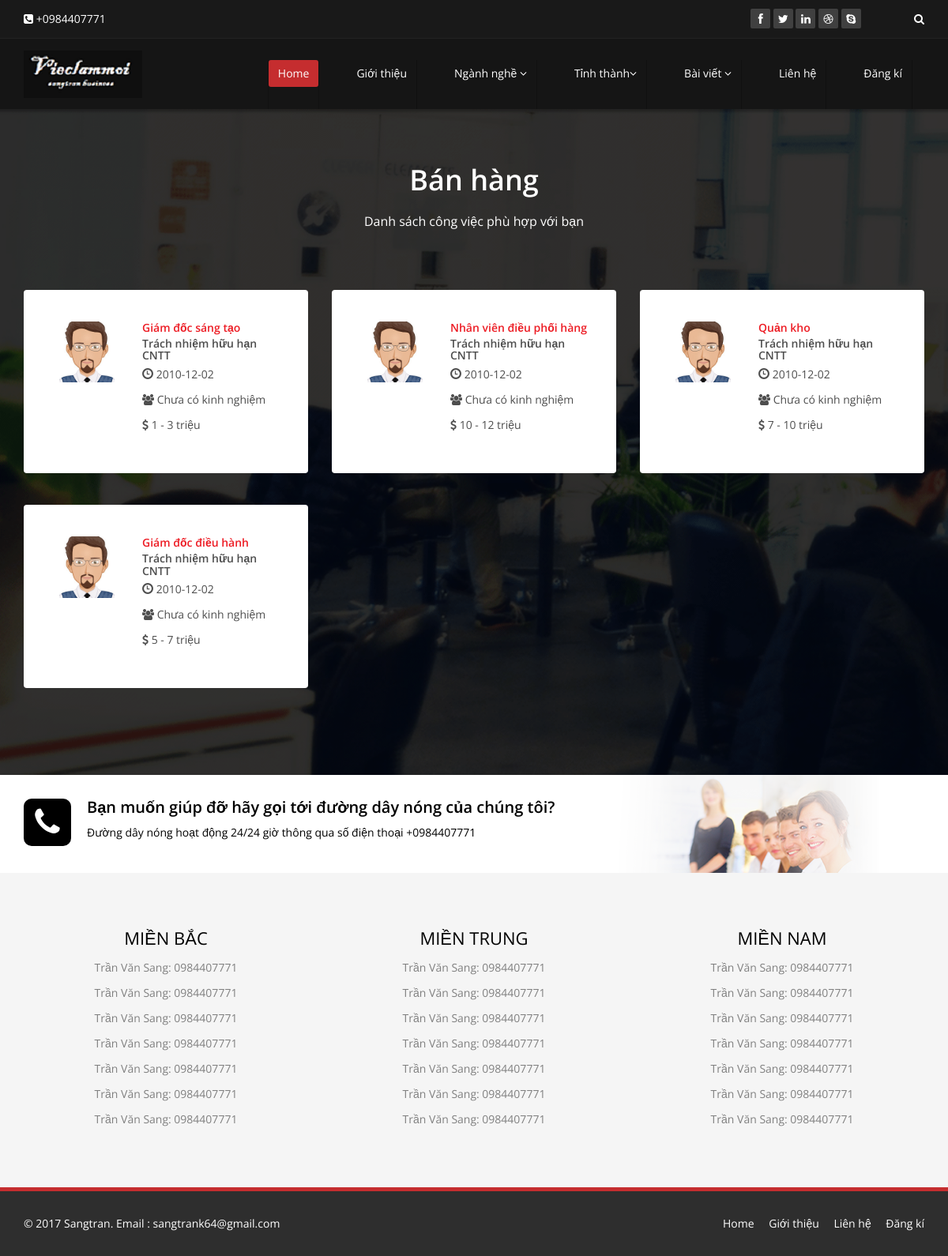
Screenshot of /doan_cntt/jop/nganh_nghe/1 with the database file from the repository.
### tables this page shows
CREATE TABLE IF NOT EXISTS `career` (
`id` int(11) NOT NULL,
  `sCareerName` varchar(100) DEFAULT NULL,
  `sUpdate` datetime DEFAULT NULL,
  `sIcon` varchar(100) DEFAULT NULL,
  `slug` char(100) DEFAULT NULL,
  `sConten` varchar(300) DEFAULT NULL
);

CREATE TABLE IF NOT EXISTS `employer_jobs` (
`id` int(11) NOT NULL,
  `iEmployerID` int(11) NOT NULL DEFAULT '0',
  `sJobTitle` varchar(255) DEFAULT NULL,
  `sJobCode` varchar(255) DEFAULT NULL,
  `iShowProfile` tinyint(1) DEFAULT '0',
  `sJobContent` text,
  `sRequireSkill` text,
  `sWorkPlace` varchar(200) DEFAULT NULL,
  `iCityID` int(11) DEFAULT '0',
  `iFormWorkID` int(11) DEFAULT NULL,
  `iCurrent` tinyint(1) DEFAULT '0',
  `iTemporaryProject` tinyint(1) DEFAULT '0',
  `iFreelance` tinyint(1) DEFAULT '0',
  `iFullTime` tinyint(1) DEFAULT '0',
  `iPartTime` tinyint(1) DEFAULT '0',
  `iInternship` tinyint(1) DEFAULT '0',
  `sSalaryUnit` varchar(30) DEFAULT '0',
  `iSalaryFrom` int(11) DEFAULT '0',
  `iDiplomaID` int(11) DEFAULT '0',
  `iSalaryTo` int(11) DEFAULT '0',
  `iSalaryTo2` int(11) DEFAULT '0',
  `sAddSalary` varchar(255) DEFAULT NULL,
  `iGender` tinyint(1) DEFAULT '0',
  `iFromAge` int(11) DEFAULT '0',
  `iWageID` int(11) DEFAULT '0',
  `iIndustryID` varchar(255) DEFAULT '0',
  `sCareerCategory` varchar(255) DEFAULT NULL,
  `iCareerID` int(11) DEFAULT NULL,
  `iEduLevel` tinyint(4) DEFAULT '0',
  `iProbationTimeID` int(11) DEFAULT NULL,
  `sWorkTime` varchar(255) DEFAULT NULL,
  `iExperienceID` tinyint(4) DEFAULT '0',
  `sTrainOpportunity` text,
  `sColleague` text,
  `sAboutRight` varchar(300) DEFAULT NULL,
  `sAnnualleave` text,
  `dLastedDate` date DEFAULT '0000-00-00',
  `iApplyOnline` tinyint(1) DEFAULT '0',
  `iReceivEmail` int(1) DEFAULT '0',
  `dDatePosted` datetime NOT NULL DEFAULT '0000-00-00 00:00:00',
  `dDateUpdated` datetime DEFAULT '0000-00-00 00:00:00',
  `iStatus` tinyint(1) DEFAULT '0',
  `iInComplete` tinyint(4) DEFAULT '1',
  `iHitView` int(11) DEFAULT '0',
  `sNumBer` int(11) DEFAULT NULL,
  `iNatureWorkID` int(11) DEFAULT NULL
);

CREATE TABLE IF NOT EXISTS `employer` (
`id` int(11) NOT NULL,
  `sEmail` varchar(255) NOT NULL DEFAULT '',
  `sPass` varchar(255) NOT NULL DEFAULT '',
  `sContactName` varchar(255) DEFAULT NULL,
  `sContactTitle` varchar(255) DEFAULT NULL,
  `sComName` varchar(255) DEFAULT NULL,
  `iComType` varchar(255) DEFAULT NULL,
  `sTaxID` varchar(255) DEFAULT NULL,
  `sAddress` varchar(255) DEFAULT NULL,
  `iCountryID` int(11) DEFAULT NULL,
  `iCityID` int(11) DEFAULT NULL,
  `sState` varchar(255) DEFAULT NULL,
  `iPostCode` varchar(10) DEFAULT NULL,
  `sTel` varchar(255) DEFAULT NULL,
  `sMobile` varchar(255) DEFAULT NULL,
  `sFax` varchar(255) DEFAULT NULL,
  `sWebsite` varchar(255) DEFAULT NULL,
  `iUnsubscribe` tinyint(1) DEFAULT '1',
  `dDatePosted` datetime NOT NULL DEFAULT '0000-00-00 00:00:00',
  `sLogo` varchar(255) DEFAULT NULL,
  `sThumbnail` varchar(255) DEFAULT NULL,
  `sAreaOperations` text,
  `dDate_Register` datetime DEFAULT '0000-00-00 00:00:00',
  `iScale` int(11) DEFAULT '0',
  `sBranche` text,
  `sProfile` text,
  `sMessage` text,
  `dDateStart` datetime DEFAULT '0000-00-00 00:00:00',
  `dDateExp` datetime DEFAULT '0000-00-00 00:00:00',
  `iStatus` tinyint(1) DEFAULT '0' COMMENT '0:lock; 1:active; 2:Vip',
  `iHitView` int(11) DEFAULT '0',
  `sContactEmail` varchar(100) DEFAULT NULL,
  `sUpdate` datetime DEFAULT NULL,
  `sLink_Upload` varchar(200) DEFAULT NULL
);

CREATE TABLE IF NOT EXISTS `experience` (
`id` int(11) NOT NULL,
  `sExperience_name` varchar(100) NOT NULL,
  `sNote` text,
  `sUpdate` datetime DEFAULT NULL
);

CREATE TABLE IF NOT EXISTS `wege` (
`id` int(11) NOT NULL,
  `sWage_name` varchar(100) NOT NULL,
  `sNote` text,
  `sUpdate` datetime DEFAULT NULL
);

### doan_cntt/application/controllers/Jop.php (called while the page is built, shortened)
<?php if (!defined('BASEPATH')) exit('No direct script access allowed');
class Jop extends MY_Controller
{
	function __construct(){
		$this->load->model('career_model');
		$this->load->model('trustworthy_model');
		$this->load->model('employer_model');
		$this->load->model('experience_model');
		$this->load->model('wege_model');
		$this->load->model('diploma_model');
		$this->load->model('city_model');
		$this->load->model('naturework_model');
		$this->load->model('job_model');
		$this->load->model('jobseeker_model');
		$this->load->model('scale_model');
		$this->load->model('wege_model');
		$this->load->model('formwork_model');
	}
	function nganh_nghe(){
		$id = $this->uri->rsegment('3');
		$info = $this->career_model->get_info($id);
		$this->data['info']=$info;
		$this->data['title']='Danh sách công việc phù hợp với bạn';
		$input = array();
		$input['where'] = array('iCareerID'=>$id,'iCurrent'=>1);
		$list = $this->trustworthy_model->get_list($input);
		$this->data['list'] = $list;
		foreach ($list as $value) {
			$info_company[] = $this->employer_model->get_info($value->iEmployerID);
		}
		$this->data['info_company'] = $info_company;
		foreach ($list as $value) {
			$info_exp[] = $this->experience_model->get_info($value->iExperienceID);
		}
		$this->data['info_exp'] = $info_exp;
		foreach ($list as $value) {
			$info_money[] = $this->wege_model->get_info($value->iWageID);
		}
		$this->data['info_money'] = $info_money;
		$this->data['template'] ='site/career/view';
		$this->load->view('site/main',$this->data);
	}
}

### doan_cntt/index.php (called while the page is built, shortened)
<?php
require_once BASEPATH.'core/CodeIgniter.php';

### doan_cntt/application/core/MY_Model.php (called while the page is built, shortened)
<?php if ( ! defined('BASEPATH')) exit('No direct script access allowed');
class MY_Model extends CI_Model {
	var $table = '';
	var $key = 'id';
	var $order = '';
	function get_info($id, $field = '')
	{
	 	$where = array();
	 	$where[$this->key] = $id;
	 	return $this->get_info_rule($where, $field);
	}
	function get_info_rule($where = array(), $field= '')
	{
		$this->db->where($where);
		$query = $this->db->get($this->table);
		if ($query->num_rows())
		{
			return $query->row();
		}
		return FALSE;
	}
	function get_list($input = array())
	{
		$query = $this->db->get($this->table);
		return $query->result();
	}
	protected function get_list_set_input($input = array())
	{
		if ((isset($input['where'])) && $input['where'])
		{
			$this->db->where($input['where']);
		}
		if (isset($input['order'][0]) && isset($input['order'][1]))
		{
			$this->db->order_by($input['order'][0], $input['order'][1]);
		}
		else
		{
			$order = ($this->order == '') ? array($this->table.'.'.$this->key, 'desc') : $this->order;
			$this->db->order_by($order[0], $order[1]);
		}
	}
}
?>

### doan_cntt/application/helpers/common_helper.php (called while the page is built, shortened)
<?php
function public_url($url = ''){
	return base_url('template'.$url);
}

### doan_cntt/application/views/site/career/view.php (the view, shortened to what this page needs)
<section id="services" class="service-item">
 <div class="container">
         <div class="center wow fadeInDown">
             <h2><?php echo $info->sCareerName; ?></h2>
             <p class="lead"><?php echo $title; ?></p>
         </div>
         <div class="row">
<?php if(!empty($list)){
	$i=0;
	foreach ($list as $value) {$i++;?>
	<div class="col-sm-6 col-md-4">
		<div class="media services-wrap wow fadeInDown">
			<div class="pull-left col-md-4 col-sm-4 col-xs-4 ">
			<a href="<?php echo base_url('/jop/cong_viec/'.$value->id); ?>">
				<?php if($info_company[$i-1]->sLogo==''){?>
					<img class="img-responsive" src="<?php echo public_url('/backend/assets/images/avatars/profile-pic.jpg'); ?>">
				<?php
				} else{?>
					<img class="img-responsive" src="<?php echo base_url('uploads/employer/'.$info_company[$i-1]->sLogo); ?>">
				<?php
				}?>
			</a>
			</div>
			<div class="media-body ">
			<a href="<?php echo base_url('/jop/cong_viec/'.$value->id); ?>">
				<h5 class="media-heading" style="color: #ed1c24;"><?php echo $value->sJobTitle; ?></h5>
			</a>
			<a href="<?php echo base_url('/jop/cong_ty/'.$info_company[$i-1]->id); ?>">
				<h5 class="media-heading"><?php if(!$info_company[$i-1]){echo 'Không tồn tại';}else{echo $info_company[$i-1]->sComName; }?></h5>
			</a>
			<p><i class="glyphicon  glyphicon-time"></i><span> <?php echo $value->dLastedDate; ?></span></p>
			<p><i class="fa fa-users"></i><span> <?php if(!$info_exp[$i-1]){echo 'Không tồn tại';}else{echo $info_exp[$i-1]->sExperience_name;} ?></span></p>
			<p><i class="fa fa-usd"></i><span> <?php if(!$info_money[$i-1]){echo 'Không tồn tại';}else{echo $info_money[$i-1]->sWage_name;} ?></span></p>
			</div>
		</div>
	</div>
<?php
	}
}
?>
         </div>
     </div>
 </section>

### rows the page displays
career: sCareerName "Bán hàng"
employer_jobs: sJobTitle "Giám đốc sáng tạo", dLastedDate "2010-12-02"
employer: sComName "Trách nhiệm hữu hạn CNTT"
experience: sExperience_name "Chưa có kinh nghiệm"
wege: sWage_name "1 - 3 triệu"
employer_jobs: sJobTitle "Nhân viên điều phối hàng", dLastedDate "2010-12-02"
wege: sWage_name "10 - 12 triệu"
employer_jobs: sJobTitle "Quản kho", dLastedDate "2010-12-02"
wege: sWage_name "7 - 10 triệu"
employer_jobs: sJobTitle "Giám đốc điều hành", dLastedDate "2010-12-02"
wege: sWage_name "5 - 7 triệu"

### other values shown
$title "Danh sách công việc phù hợp với bạn"
